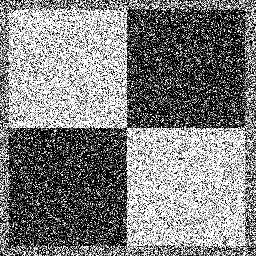
#> input picture ps1_python/input/ps1-input0-noise.png, 256 x 256 px
$ python ps1_3.py
#> lines starting #> are read from the running program, lines starting #| are printed output that depends on the picture
### ps1_python/hough_lines_acc.py
import numpy as np
import cv2
import math

def find_bin(array, value):
    # for i in range(len(array)-1):
    #     if array[i] < value < array[i+1]:
    #         idx = i
    idx = np.searchsorted(array, value)
    return idx - 1

def hough_lines_acc(img, res=1, thetas=np.arange(-90, 89, 1)):

    array = np.zeros(img.shape)
    thet_len = len(thetas)
    vote = [[] for _ in range(thet_len)]
    #print(vote)

    # Find max Rho bin and space
    x = math.sqrt(math.pow(img.shape[0], 2) + math.pow(img.shape[1], 2))
    img_max = int(x) + 1
    rho = np.linspace(-img_max, img_max, int(img_max/res)+1)

    for x in range(img.shape[0]):
        for y in range(img.shape[1]):
            val = img[x, y]
            if val > 0:
                for h in range(thet_len):
                    var = x*math.cos(thetas[h]) + y*math.sin(thetas[h])
                    vote[h].append(var)

    #print(vote.shape)
    print(len(vote))

    H = np.zeros((len(rho), thet_len), np.uint8) #Row rho, #Column thetas
    #Put in bins
    for i in range(len(vote)):
        for j in range(len(vote[0])):
            idx = find_bin(rho, vote[i][j])
            H[idx, i] += 1

    print(H.shape)
    print(max(H[100]))
    # [7 lines of commented-out code are left out]

    return H, thetas, rho

### ps1_python/ps1_3.py
#!/usr/bin/env python

import cv2
import numpy as np
from hough_lines_acc import *
from hough_peaks import *
from hough_lines_draw import *

img = cv2.imread('input/ps1-input0-noise.png', 0)
#> img is the input picture: shape (256, 256); min 0, max 255, mean 127.6

blur = cv2.GaussianBlur(img, (7, 7), 2)
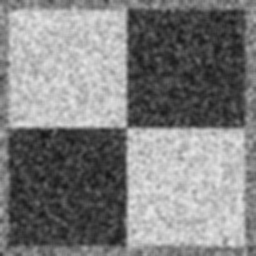
#> blur: shape (256, 256); min 21, max 231, mean 127.6

cv2.imwrite('output/ps1-3-a-1.png', blur)


edge = cv2.Canny(img, 120, 170)
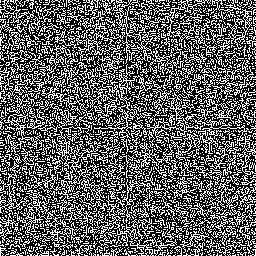
#> edge: shape (256, 256); 37.5% white in thin lines or dots
edge2 = cv2.Canny(blur, 80, 170)
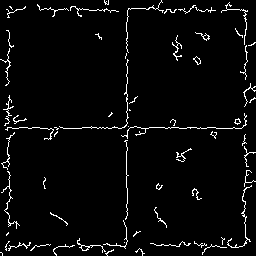
#> edge2: shape (256, 256); 3.7% white in thin lines or dots


# cv2.imshow('image2', edge2)
# cv2.waitKey()

cv2.imwrite('output/ps1-3-b-1.png', edge)
cv2.imwrite('output/ps1-3-b-2.png', edge2)

H, theta, rho = hough_lines_acc(edge2, res=0.1, thetas=np.arange(-90, 89, 1))
#> in hough_lines_acc, `thet_len = len(thetas)`: thet_len = 179
#| 179
#| (3631, 179)
#| 2
cv2.imwrite('output/ps1-3-c-1.png', H)

#> (the run stopped early here; a loop or call above may not have finished)
